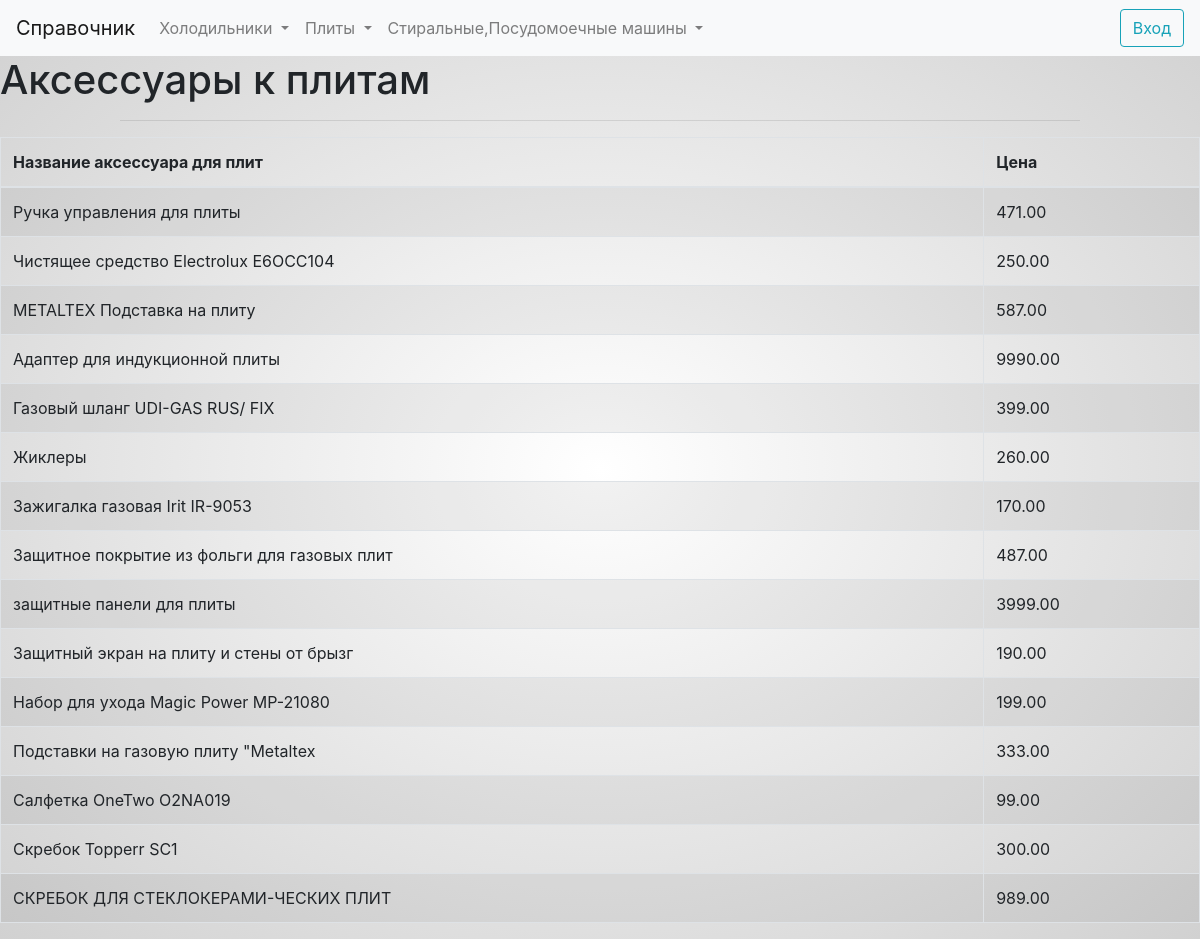
/guest_A_plit.php, run on the app's committed database.
### tables this page shows
CREATE TABLE `Accessories` (
  `id_A` int(11) NOT NULL,
  `T_A_name` varchar(300) NOT NULL,
  `T_A_tip` int(5) DEFAULT NULL,
  `T_A_fun` varchar(4000) DEFAULT NULL,
  `T_A_price` decimal(10,2) DEFAULT NULL,
  `image` text NOT NULL
);

### guest_A_plit.php (the view, shortened to what this page needs)
<!DOCTYPE html>
<html lang="ru">
<head>
    <link rel="stylesheet" href="styleShopSecond.css"/>
    <link rel="stylesheet" href="https://stackpath.bootstrapcdn.com/bootstrap/4.4.1/css/bootstrap.min.css">
</head>
<body>
    <div class="cards">
     <?php
                  require_once "login_config.php";
$homepage = file_get_contents('guest_menu.html');
echo $homepage;
        $sql_plit = "SELECT Accessories.T_A_name, Accessories.T_A_price FROM Accessories";
        if(($result_plit = mysqli_query($link, $sql_plit)))
        {
        if((mysqli_num_rows($result_plit) > 0))
        {
        echo "<h1> Аксессуары к плитам</h1>";
          echo "<table class='table table-bordered table-striped'>";
                echo "<thead>";
                    echo "<tr>";
                        echo "<th>Название аксессуара для плит</th>";
                        echo "<th class='Price_row'>Цена</th>";
                    echo "</tr>";
                echo "</thead>";
            echo "<tbody>";
            while($row_plit = mysqli_fetch_array($result_plit))
            {
                echo "<tr>";
                    echo "<td>" . $row_plit['T_A_name'] . "</td>";
                    echo "<td>" . $row_plit['T_A_price'] . "</td>";
                  echo "</tr>";
            }
}
    else
        {
            echo "<p class='lead'><em>Ошибка! Записи не найдены!</em></p>";
        }
    }
    else
        {
        echo "Ошибка! Не выполнен запрос: " .$sql. " " .mysqli_error($link);
        }
    ?>
    </div>
    <footer>
                <hr width="80%" style="color: #FFFFFF;" />
            </footer>
</body>
</html>

### styleShopSecond.css (style rules this page uses)
body { background: #c4c7cb; background-image: -webkit-radial-gradient(cover, #FFF,#D1D1D1 ); background-image: -moz-radial-gradient(cover, #e8eaec, #a4a8ae); background-image: -o-radial-gradient(cover, #e8eaec, #a4a8ae); background-image: radial-gradient(cover, #e8eaec, #a4a8ae) }
html { min-height:100%; }
a { text-decoration: none; }

### data on the page
accessories: T_A_name "Ручка управления для плиты", T_A_price "471.00"
accessories: T_A_name "Чистящее средство Electrolux E6OCC104", T_A_price "250.00"
accessories: T_A_name "METALTEX Подставка на плиту", T_A_price "587.00"
accessories: T_A_name "Адаптер для индукционной плиты", T_A_price "9990.00"
accessories: T_A_name "Газовый шланг UDI-GAS RUS/ FIX", T_A_price "399.00"
accessories: T_A_name "Жиклеры", T_A_price "260.00"
accessories: T_A_name "Зажигалка газовая Irit IR-9053", T_A_price "170.00"
accessories: T_A_name "Защитное покрытие из фольги для газовых плит", T_A_price "487.00"
accessories: T_A_name "защитные панели для плиты", T_A_price "3999.00"
accessories: T_A_name "Защитный экран на плиту и стены от брызг", T_A_price "190.00"
accessories: T_A_name "Набор для ухода Magic Power MP-21080", T_A_price "199.00"
accessories: T_A_name "Подставки на газовую плиту \"Metaltex", T_A_price "333.00"
accessories: T_A_name "Салфетка OneTwo O2NA019", T_A_price "99.00"
accessories: T_A_name "Скребок Topperr SC1", T_A_price "300.00"
accessories: T_A_name "СКРЕБОК ДЛЯ СТЕКЛОКЕРАМИ-ЧЕСКИХ ПЛИТ", T_A_price "989.00"

### other printed values
$homepage "Справочник Холодильники Плиты Стиральные,Посудомоечные машины Вход"
